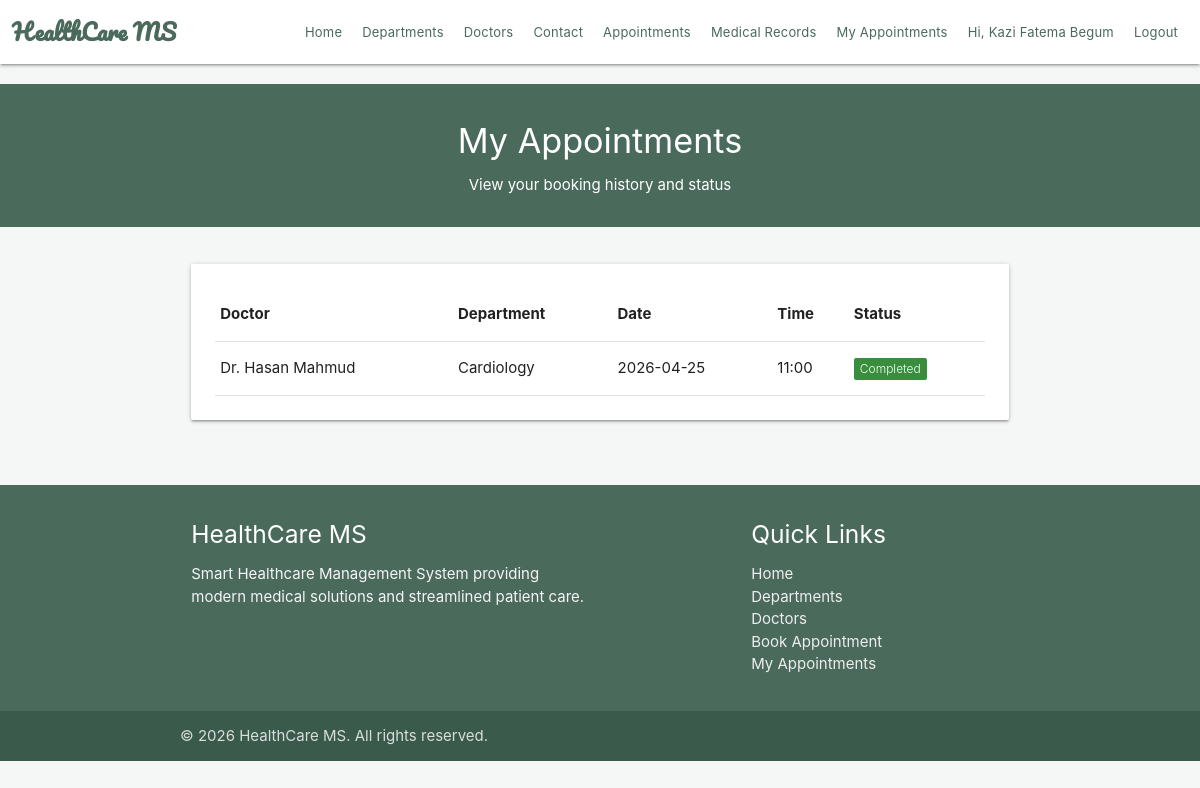
/my-appointments.php (signed in), run on an earlier commit of the app's database.
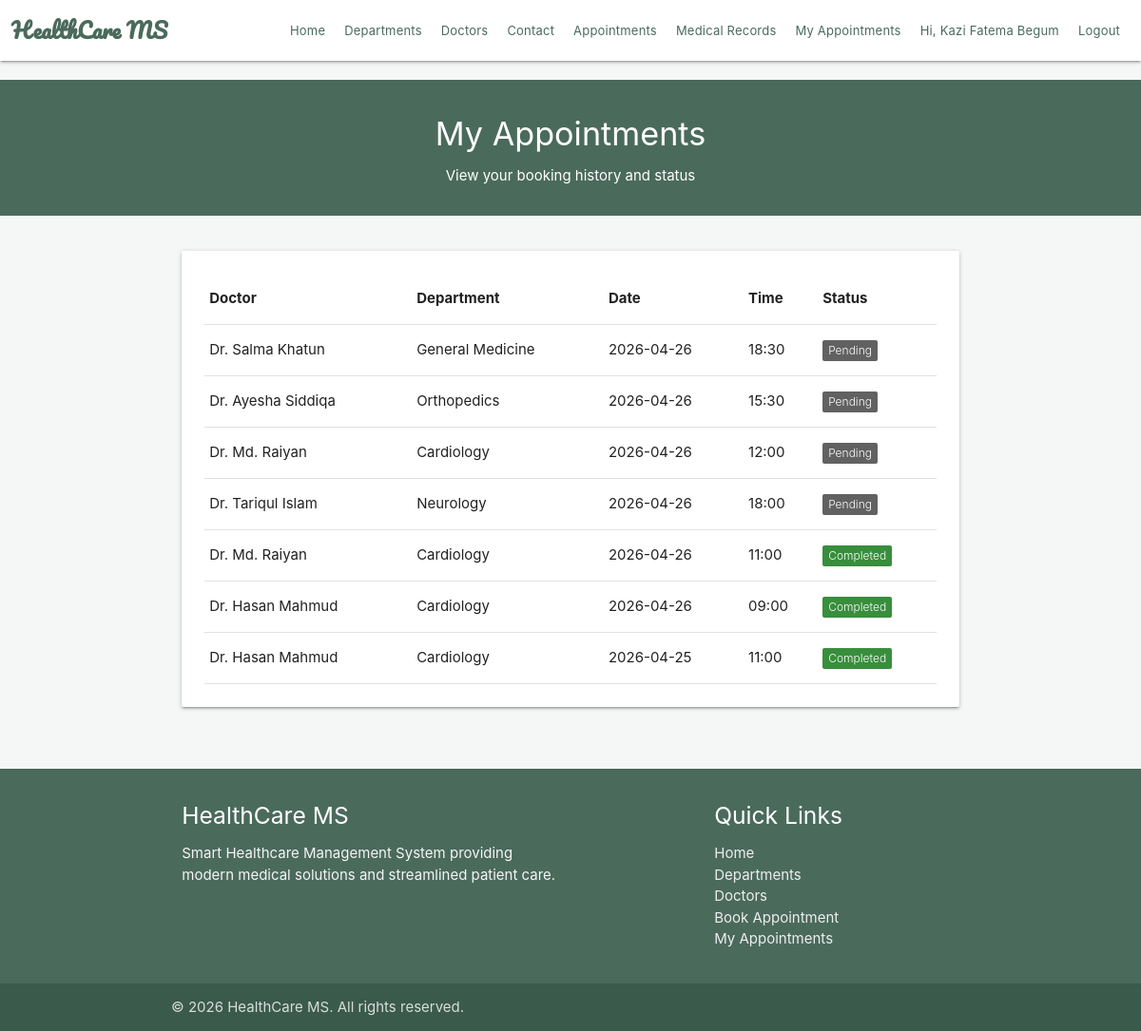
And on a later commit of the database.
### tables this page shows
CREATE TABLE `appointments` (
    `id` int(11) NOT NULL AUTO_INCREMENT,
    `patient_id` int(11) NOT NULL,
    `doctor_id` int(11) NOT NULL,
    `dept_id` int(11) NOT NULL,
    `appointment_date` varchar(20) DEFAULT NULL,
    `appointment_time` varchar(10) DEFAULT NULL,
    `status` varchar(50) NOT NULL DEFAULT 'pending',
    `notes` varchar(500) DEFAULT NULL,
    PRIMARY KEY (`id`),
    CONSTRAINT `fk_appt_patient` FOREIGN KEY (`patient_id`) REFERENCES `users` (`id`) ON DELETE CASCADE ON UPDATE CASCADE,
    CONSTRAINT `fk_appt_doctor` FOREIGN KEY (`doctor_id`) REFERENCES `doctors` (`id`) ON DELETE CASCADE ON UPDATE CASCADE,
    CONSTRAINT `fk_appt_dept` FOREIGN KEY (`dept_id`) REFERENCES `departments` (`id`) ON DELETE CASCADE ON UPDATE CASCADE
);

CREATE TABLE `users` (
    `id` int(11) NOT NULL,
    `name` varchar(100) NOT NULL,
    `email` varchar(100) NOT NULL,
    `password` varchar(100) NOT NULL,
    `role` enum('patient','doctor') NOT NULL DEFAULT 'patient',
    `timestamp` varchar(100) DEFAULT NULL,
    PRIMARY KEY (`id`),
    UNIQUE KEY `uq_email` (`email`)
);

CREATE TABLE `departments` (
    `id` int(11) NOT NULL AUTO_INCREMENT,
    `dept_name` varchar(250) NOT NULL,
    `short_desc` varchar(250) NOT NULL,
    `long_desc` varchar(500) NOT NULL,
    PRIMARY KEY (`id`)
);

### my-appointments.php (the view, shortened to what this page needs)
<?php
require_once('backends/connection-pdo.php');
$user_id = $_SESSION['user_id'];
$role = $_SESSION['role'] ?? 'patient';
if ($role === 'doctor') {
    $doctor_id = $_SESSION['doctor_id'] ?? 0;
    $sql = "SELECT a.*, u_pat.name as patient_name, dept.dept_name
            FROM appointments a
            JOIN users u_pat ON a.patient_id = u_pat.id
            JOIN departments dept ON a.dept_id = dept.id
            WHERE a.doctor_id = ?
            ORDER BY (a.status = 'completed') ASC, a.appointment_date ASC, a.appointment_time ASC";
    $query = $pdoconn->prepare($sql);
    $query->execute([$doctor_id]);
} else {
    $sql = "SELECT a.*, u_doc.name as doctor_name, dept.dept_name
            FROM appointments a
            JOIN users u_doc ON a.doctor_id = u_doc.id
            JOIN departments dept ON a.dept_id = dept.id
            WHERE a.patient_id = ?
            ORDER BY (a.status = 'completed') ASC, a.id DESC";
    $query = $pdoconn->prepare($sql);
    $query->execute([$user_id]);
}
$appointments = $query->fetchAll(PDO::FETCH_ASSOC);
?>
<!DOCTYPE html>
<html lang="en">
<head>
    <link rel="stylesheet" href="https://cdnjs.cloudflare.com/ajax/libs/materialize/1.0.0/css/materialize.min.css">
    <link rel="stylesheet" href="css/style.css">
    <link rel="stylesheet" href="css/healthcare-theme.css">
</head>
<body>
    <?php require('chunks/navbar.php'); ?>
    <div class="section white-text center" style="background: #4a6a5c; margin-top: 20px;">
        <h4><?php echo $role === 'doctor' ? 'Patient Appointments' : 'My Appointments'; ?></h4>
        <p><?php echo $role === 'doctor' ? 'Manage and view appointments with your patients' : 'View your booking history and status'; ?></p>
    </div>
    <div class="container" style="margin-top: 30px; margin-bottom: 50px;">
        <div class="row">
            <div class="col s12">
                <div class="card">
                    <div class="card-content">
                        <table class="highlight responsive-table">
                            <thead>
                                <tr>
                                    <th><?php echo $role === 'doctor' ? 'Patient' : 'Doctor'; ?></th>
                                    <th>Department</th>
                                    <th>Date</th>
                                    <th>Time</th>
                                    <th>Status</th>
                                </tr>
                            </thead>
                            <tbody>
                                <?php if (count($appointments) > 0): ?>
                                    <?php foreach ($appointments as $app): ?>
                                        <tr>
                                            <td><?php echo htmlspecialchars($role === 'doctor' ? $app['patient_name'] : $app['doctor_name']); ?></td>
                                            <td><?php echo htmlspecialchars($app['dept_name']); ?></td>
                                            <td><?php echo htmlspecialchars($app['appointment_date']); ?></td>
                                            <td><?php echo htmlspecialchars($app['appointment_time']); ?></td>
                                            <td>
                                                <?php
                                                $status_color = 'grey';
                                                if ($app['status'] == 'completed') $status_color = 'green';
                                                ?>
                                                <span class="new badge <?php echo $status_color; ?> darken-2" data-badge-caption=""><?php echo ucfirst($app['status']); ?></span>
                                            </td>
                                        </tr>
                                    <?php endforeach; ?>
                                <?php endif; ?>
                            </tbody>
                        </table>
                    </div>
                </div>
            </div>
        </div>
    </div>
    <?php require('chunks/footer.php'); ?>
</body>
</html>

What changed in the data, as far as the page shows it:
added appointments: users.name "Dr. Salma Khatun", dept.dept_name "General Medicine", appointment_date "2026-04-26", appointment_time "18:30", status "Pending"
added appointments: users.name "Dr. Ayesha Siddiqa", dept.dept_name "Orthopedics", appointment_date "2026-04-26", appointment_time "15:30", status "Pending"
added appointments: users.name "Dr. Md. Raiyan", dept.dept_name "Cardiology", appointment_date "2026-04-26", appointment_time "12:00", status "Pending"
added appointments: users.name "Dr. Tariqul Islam", dept.dept_name "Neurology", appointment_date "2026-04-26", appointment_time "18:00", status "Pending"
added appointments: users.name "Dr. Md. Raiyan", dept.dept_name "Cardiology", appointment_date "2026-04-26", appointment_time "11:00", status "Completed"
added appointments: users.name "Dr. Hasan Mahmud", dept.dept_name "Cardiology", appointment_date "2026-04-26", appointment_time "09:00", status "Completed"
